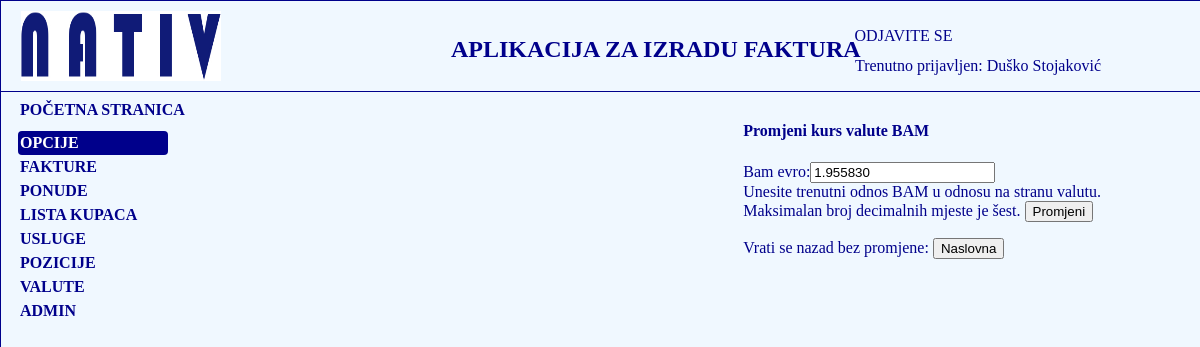
Screenshot of /fakture/5/ (signed in) with the database file from the repository.
### fakture/models.py (models this page shows, shortened)
class Korisnik(AbstractBaseUser):
    email = models.EmailField(verbose_name="email", max_length=60, unique=True)
    username = models.CharField(max_length=30, unique=True)
    date_joined = models.DateTimeField(verbose_name='date joined', auto_now_add=True)
    last_login = models.DateTimeField(verbose_name='last login', auto_now=True)
    is_admin = models.BooleanField(default=False)
    is_active = models.BooleanField(default=True)
    is_staff = models.BooleanField(default=False)
    is_superuser = models.BooleanField(default=False)
    ime = models.CharField(max_length=50)
    prezime = models.CharField(max_length=50)
    ime_oca = models.CharField(max_length=50)
    godina_rodjenja = models.DateField(blank=True, null=True)
    mjesto_rodjenja = models.CharField(max_length=50)
    mjesto_prebivalista = models.CharField(max_length=50)
    adresa = models.CharField(max_length=50)
    postanski_broj = models.CharField(max_length=50)
    telefon = models.CharField(max_length=50)
    naziv_preduzeca =  models.CharField(max_length=250, blank=True, null=True)
    adresa_preduzeca = models.CharField(max_length=250, blank=True, null=True)
    mjesto_preduzeca = models.CharField(max_length=250, blank=True, null=True)
    postanski_broj_preduzeca = models.CharField(max_length=250, blank=True, null=True)
    IBAN =  models.CharField(max_length=250, blank=True, null=True,default='BA395620998146211620')
    SWIFT_BIC = models.CharField(max_length=50, blank=True, null=True, default='RAZBBA22')
    telefon_mobilni = models.CharField(max_length=50, blank=True, null=True)
    fax = models.CharField(max_length=50, blank=True, null=True)
    zvanje = models.CharField(max_length=150, blank=True, null=True)
    pozicija = models.CharField(max_length=150, blank=True, null=True)
    email_preduzeca = models.EmailField(verbose_name="Email preduzeca", max_length=60, unique=True, blank=True, null=True)
    web_stranica = models.URLField(blank=True, null=True)
    banka_racun =  models.CharField(max_length=150, blank=True, null=True)
    profilna_slika = models.ImageField(upload_to='slike', blank=True, null=True)
    IZBOR_DRZAVE = (
        ('Bosna i Hercegovina', 'Bosna i Hercegovina'),
        ('Germany', 'Germany'),
        ('Poland', 'Poland')
    )
    drzava = models.CharField(max_length=50, choices=IZBOR_DRZAVE, blank=True, null=True)
    USERNAME_FIELD = 'email'
    REQUIRED_FIELDS = ['username']
    objects = MyKorisnikManager()

class Valute(models.Model):
    bam_evro = models.DecimalField(max_digits=8, decimal_places=6, default=1.955830, help_text='Unesite trenutni odnos BAM u odnosu na stranu valutu. <br>Maksimalan broj decimalnih mjeste je šest.')
    VALUTE = (
        ('EUR', 'EUR'),
        ('BAM', 'BAM'),
        ('USD', 'USD'),
        ('PLN', 'PLN'),
    )
    valute = models.CharField(max_length=10, choices=VALUTE, default='BAM')
    vrijednost_valute = models.DecimalField(max_digits=8, decimal_places=6, default=1.00)

### fakture/views.py (the view, shortened to what this page needs)
# urls.py: path('<int:pk>/', views.ValuteUpdate.as_view(), name='valute_update'),
class ValuteUpdate(LoginRequiredMixin, UpdateView):
    model = Valute
    fields = ('bam_evro',)
    template_name = 'fakture/valuta_update.html'

### fakture/templates/fakture/valuta_update.html (shortened to what this page needs)
{% extends 'fakture/base_nativ.html' %}
{% block valute %}
    <h4>Promjeni kurs valute {{ valute.valute }}</h4>
    <form action="" method="post">
    {{ form.as_table }}
    <input type="submit" value="Promjeni">
    </form>
    <form>
        <p>Vrati se nazad bez promjene: <button formaction="{% url 'fakture:index' %}">Naslovna</button>
    </form>
{% endblock %}

### fakture/templates/fakture/base_nativ.html (shortened to what this page needs)
<!DOCTYPE html>
{% load static %}
<html lang="en">
<head>
    <link rel="stylesheet" href="{% static 'css/base_nativ.css' %}">
</head>
<body>
<div class="glavni-nativ">
<header id="header">
    <div id="logo">
        <img src="{% static 'slike/logo_nativ.png' %}" alt="Slika Nativ logo">
    </div>
    <h2>APLIKACIJA ZA IZRADU FAKTURA</h2>
    <div id="login">
        {% if user.is_authenticated %}
            <p><a href="{% url 'logout' %}?next={{ request.path }}">ODJAVITE SE</a></p>
        {% else %}
            <p><a href="{% url 'login' %}?next={{ request.path }}">PRIJAVITE SE</a> </p>
        {% endif %}
    </div>
    <div class="trenutno-prijavljen">
        {% if user.is_authenticated %}
            <p>Trenutno prijavljen: {{ user.ime }} {{ user.prezime }}</p>
        {% else %}
            <p></p>
        {% endif %}
    </div>
</header>
<p id="pocetna"><a href="{% url 'fakture:index' %}">POČETNA STRANICA</a></p>
{% if user.is_authenticated %}
<div class="navigacija">
    <nav class="navigacija-sadrzaj">
        <ul>
            <li id="opcije">OPCIJE</li>
            <li><a href="{% url 'fakture:lista_fakturi' %}">FAKTURE</a></li>
            <li><a href="{% url 'fakture:ponuda-lista' %}">PONUDE</a></li>
            <li><a href="{% url 'fakture:lista-kupci' %}">LISTA KUPACA</a></li>
            <li><a href="{% url 'fakture:usluge-lista' %}">USLUGE</a></li>
            <li><a href="{% url 'fakture:usluge-lista' %}">POZICIJE</a></li>
             <li><a href="{% url 'fakture:kreiraj-valutu' %}">VALUTE</a></li>
            {% if user.is_superuser %}
            <li><a href="{% url 'admin:index' %}">ADMIN</a></li>
                {% endif %}
        </ul>
    </nav>
</div>
{% endif %}
<div class="valute">{% block valute %}{% endblock %}</div>
</div>
</body>
</html>

### fakture/static/css/base_nativ.css (style rules this page uses)
body { margin: 0; padding: 0; }
.glavni-nativ { position: absolute; margin: 0; width: 100%; height: 7500px; background-color: aliceblue; border: darkblue solid 1px; }
#header { position: absolute; height: 90px; width: 100%; border: darkblue solid 1px; border-top-width: 0; border-left-width: 0; border-right-width: 0; }
#logo { position: absolute; margin-top: 10px; margin-left: 20px; width: 200px; height: 70px; }
#logo img { width: 200px; height: 70px; margin: 0; }
#header h2 { position: absolute; top: 15px; left: 450px; color: darkblue; }
#login { position: absolute; top: 10px; right: 248.5px; }
#login a { text-decoration: none; color: darkblue; }
.trenutno-prijavljen { position: absolute; top: 40px; right: 100px; color: darkblue; }
.navigacija { position: absolute; height: auto; width: 150px; top: 130px; left: 17px; }
.navigacija-sadrzaj li { list-style: none; margin: 0; padding: 3px 0 3px 2px; text-align: left; color: darkblue; font-weight: bold; }
.navigacija-sadrzaj ul { display: block; margin: 0; padding: 0; }
.navigacija-sadrzaj a { text-decoration: none; color: darkblue; font-weight: bold; }
#opcije { background-color: darkblue; color: white; border-radius: 4px; }
#pocetna { position: absolute; height: auto; margin: 0; top: 100px; left: 19px; }
#pocetna a { text-decoration: none; color: darkblue; font-weight: bold; }
.valute { position: absolute; top: 100px; right: 100px; color: darkblue; margin: 0; padding: 0; }

### rows the page displays
Korisnik: ime "Duško", prezime "Stojaković"
Valute: valute "BAM"
